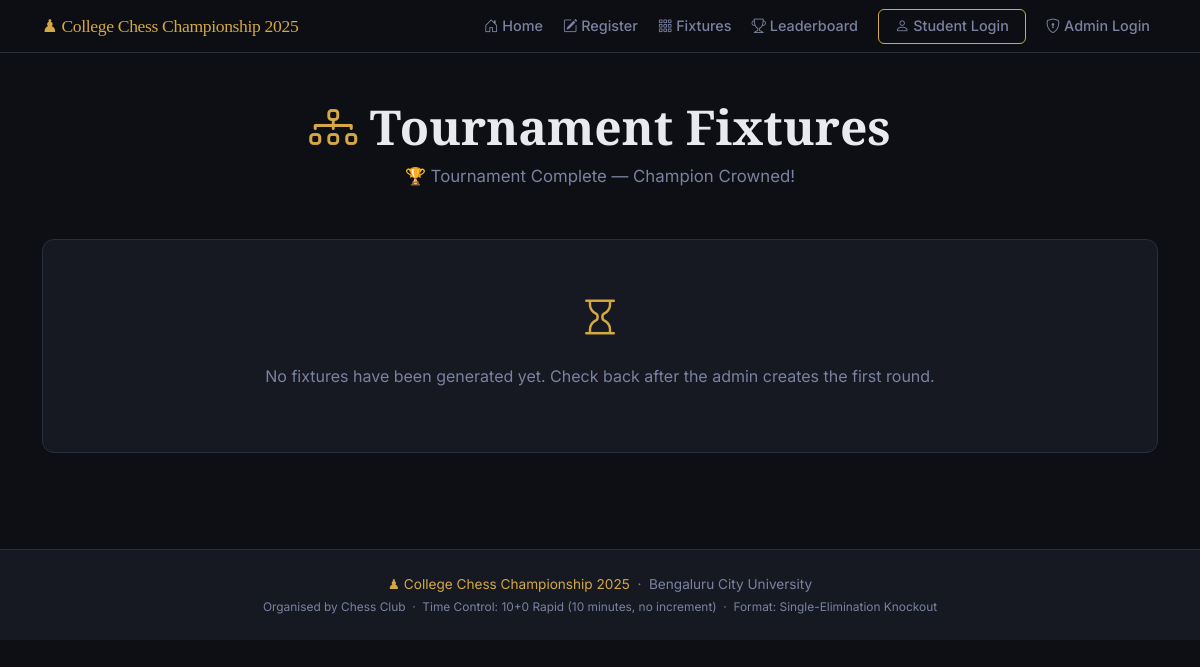
/fixtures, run on an earlier commit of the app's database.
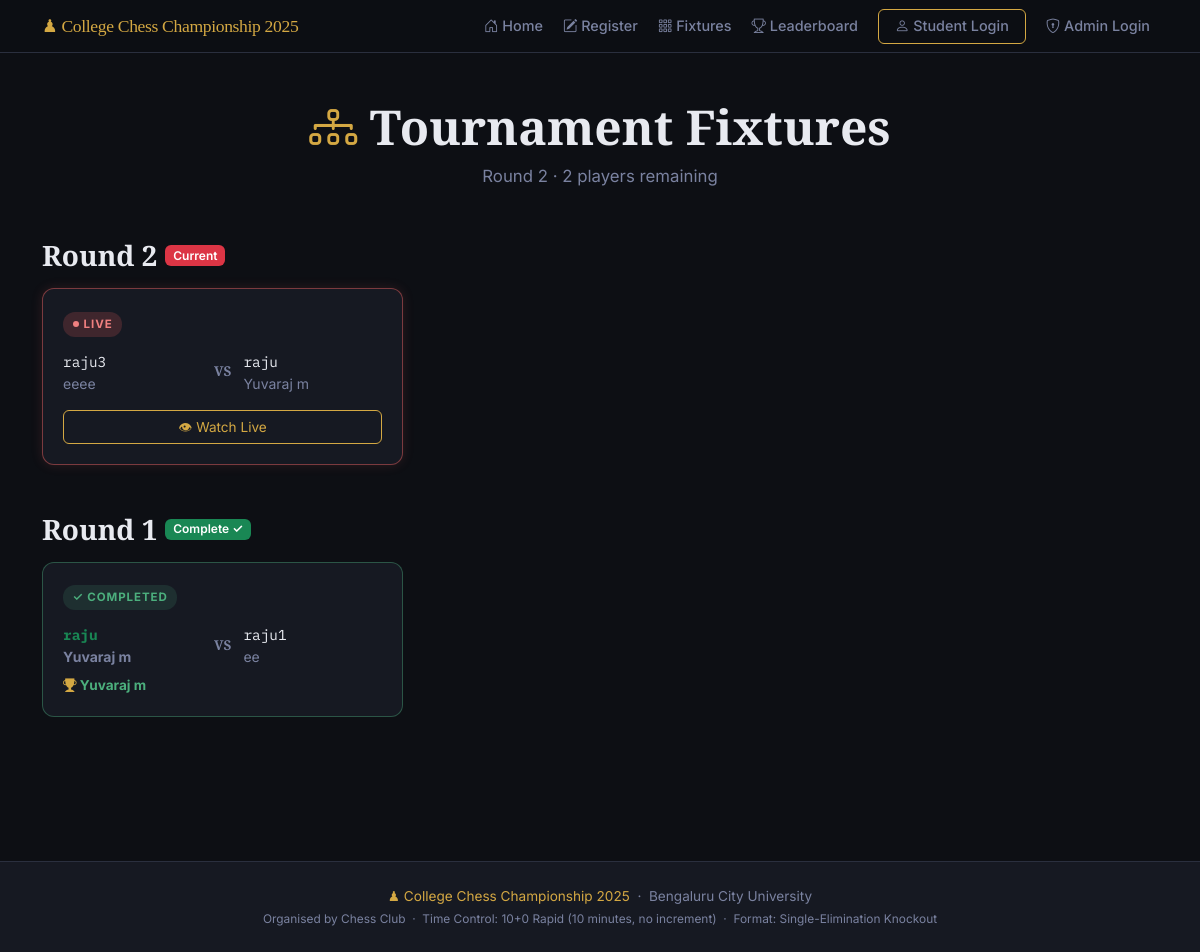
And on a later commit of the database.
### models.py (models this page shows, shortened)
class Match(db.Model):
    __tablename__ = "matches"
    id = db.Column(db.Integer, primary_key=True)
    round_number = db.Column(db.Integer, nullable=False)   # 1 = Round 1, 2 = QF, etc.
    round_label  = db.Column(db.String(50), nullable=True) # e.g. "Quarter-Final"
    player1_id = db.Column(db.Integer, db.ForeignKey("players.id"), nullable=False)
    player2_id = db.Column(db.Integer, db.ForeignKey("players.id"), nullable=True)
    winner_id = db.Column(db.Integer, db.ForeignKey("players.id"), nullable=True)
    status = db.Column(db.String(20), default="pending", nullable=False)
    created_at   = db.Column(db.DateTime, default=datetime.utcnow)
    completed_at = db.Column(db.DateTime, nullable=True)
    board_state   = db.Column(db.Text, nullable=True)       # JSON string of 8x8 board
    move_history  = db.Column(db.Text, default='[]')         # JSON array of move notations
    last_move     = db.Column(db.String(20), nullable=True)  # Last move in algebraic notation
    current_turn  = db.Column(db.String(10), default='white') # 'white' or 'black'
    move_count    = db.Column(db.Integer, default=0)          # Total moves played
    notes = db.Column(db.String(300), nullable=True)

class Player(db.Model):
    __tablename__ = "players"
    id = db.Column(db.Integer, primary_key=True)
    full_name      = db.Column(db.String(100), nullable=False)
    roll_number    = db.Column(db.String(50),  unique=True, nullable=False)
    chess_username = db.Column(db.String(50),  unique=True, nullable=False)
    whatsapp       = db.Column(db.String(20),  nullable=False)
    registered_at = db.Column(db.DateTime, default=datetime.utcnow)
    is_approved   = db.Column(db.Boolean, default=False)   # Admin must approve
    is_eliminated = db.Column(db.Boolean, default=False)   # Set True after a loss
    wins      = db.Column(db.Integer, default=0)   # Total match wins
    losses    = db.Column(db.Integer, default=0)   # Total match losses
    points    = db.Column(db.Integer, default=0)   # 1 per win, used for ranking
    bye_count = db.Column(db.Integer, default=0)   # Number of byes received
    matches_as_p1 = db.relationship(
        "Match", foreign_keys="Match.player1_id",
        backref="player1", lazy="dynamic"
    )
    matches_as_p2 = db.relationship(
        "Match", foreign_keys="Match.player2_id",
        backref="player2", lazy="dynamic"
    )
    matches_won = db.relationship(
        "Match", foreign_keys="Match.winner_id",
        backref="winner", lazy="dynamic"
    )

### app.py (the view)
    @app.route("/fixtures")
    def fixtures():
        max_round = db.session.query(db.func.max(Match.round_number)).scalar() or 0
        rounds_data = []
        for r in range(1, max_round + 1):
            matches = Match.query.filter_by(round_number=r).order_by(Match.id).all()
            all_done = all(m.status in ('completed', 'bye') for m in matches)
            rounds_data.append({'round_number': r, 'matches': matches, 'all_done': all_done})
        active = Player.query.filter_by(is_approved=True, is_eliminated=False).count()
        return render_template('fixtures.html', rounds_data=rounds_data, current_round=max_round, active_players=active)

### templates/fixtures.html (shortened to what this page needs)
{% extends "base.html" %}
{% block content %}
<section class="py-5">
  <div class="container">
    <div class="text-center mb-5">
      <h1 class="chess-display-title mb-2">
        <i class="bi bi-diagram-3 chess-gold"></i> Tournament Fixtures
      </h1>
      <p class="chess-lead mx-auto">
        {% if active_players == 1 %}
          🏆 Tournament Complete — Champion Crowned!
        {% elif current_round > 0 %}
          Round {{ current_round }} · {{ active_players }} players remaining
        {% else %}
          No rounds generated yet.
        {% endif %}
      </p>
    </div>
    {% for rd in rounds_data|reverse %}
    <div class="mb-5">
      <div class="d-flex align-items-center gap-2 mb-3">
        <h3 class="chess-section-title mb-0">Round {{ rd.round_number }}</h3>
        {% if rd.all_done %}
          <span class="badge bg-success">Complete ✓</span>
        {% elif rd.round_number == current_round %}
          <span class="badge bg-danger">Current</span>
        {% endif %}
      </div>
      <div class="row g-3">
        {% for m in rd.matches %}
        <div class="col-md-6 col-lg-4">
          <div class="fixture-card {% if m.status == 'completed' %}completed{% elif m.status == 'in_progress' %}live{% elif m.status == 'bye' %}bye{% endif %}">
            <div class="fixture-badge-row">
              {% if m.status == 'pending' %}
                <span class="fixture-badge pending">⏳ PENDING</span>
              {% elif m.status == 'in_progress' %}
                <span class="fixture-badge live"><span class="live-dot"></span> LIVE</span>
              {% elif m.status == 'completed' %}
                <span class="fixture-badge completed">✓ COMPLETED</span>
              {% elif m.status == 'bye' %}
                <span class="fixture-badge bye">↑ BYE</span>
              {% endif %}
            </div>
            <div class="fixture-players">
              <div class="fixture-player {% if m.winner_id == m.player1_id %}fw-bold text-success{% endif %}">
                <span class="chess-mono">{{ m.player1.chess_username }}</span>
                <span class="small text-muted d-block">{{ m.player1.full_name }}</span>
              </div>
              {% if m.player2 %}
              <div class="fixture-vs">VS</div>
              <div class="fixture-player {% if m.winner_id == m.player2_id %}fw-bold text-success{% endif %}">
                <span class="chess-mono">{{ m.player2.chess_username }}</span>
                <span class="small text-muted d-block">{{ m.player2.full_name }}</span>
              </div>
              {% else %}
              <div class="fixture-vs">BYE</div>
              <div class="fixture-player text-muted"><em>Auto-advance</em></div>
              {% endif %}
            </div>
            {% if m.winner %}
            <div class="fixture-winner">
              <i class="bi bi-trophy-fill chess-gold"></i>
              {{ m.winner.full_name }}
            </div>
            {% endif %}
            {% if m.status == 'in_progress' %}
              {% if session.get('student_id') in [m.player1_id, m.player2_id] %}
                <a href="{{ url_for('play_match', match_id=m.id) }}" class="btn chess-btn-primary btn-sm w-100 mt-2">♟ Play Match</a>
              {% else %}
                <a href="{{ url_for('watch_match', match_id=m.id) }}" class="btn chess-btn-outline btn-sm w-100 mt-2">👁 Watch Live</a>
              {% endif %}
            {% endif %}
          </div>
        </div>
        {% endfor %}
      </div>
    </div>
    {% else %}
    <div class="chess-card text-center py-5">
      <i class="bi bi-hourglass fs-1 chess-gold"></i>
      <p class="mt-3 text-muted">No fixtures have been generated yet. Check back after the admin creates the first round.</p>
    </div>
    {% endfor %}
  </div>
</section>
{% endblock %}

What changed in the data, as far as the page shows it:
added Match: status "in_progress" (drawn), player1.chess_username "raju3", player1.full_name "eeee", player2.chess_username "raju", player2.full_name "Yuvaraj m", shown under "2"
added Match: status "✓ COMPLETED", player1.chess_username "raju", player1.full_name "Yuvaraj m", player2.chess_username "raju1", player2.full_name "ee", winner.full_name "Yuvaraj m", shown under "1"
Also different on the page:
{{ current_round }}: (not shown) → "2"
{{ active_players }}: (not shown) → "2"
text no longer shown: "🏆 Tournament Complete — Champion Crowned! No fixtures have been generated yet. Check back after the admin creates the first round."
text now shown: "Round · players remaining"
new list line: "Round 2 Current"
new list line: "Round 1 Complete ✓"
